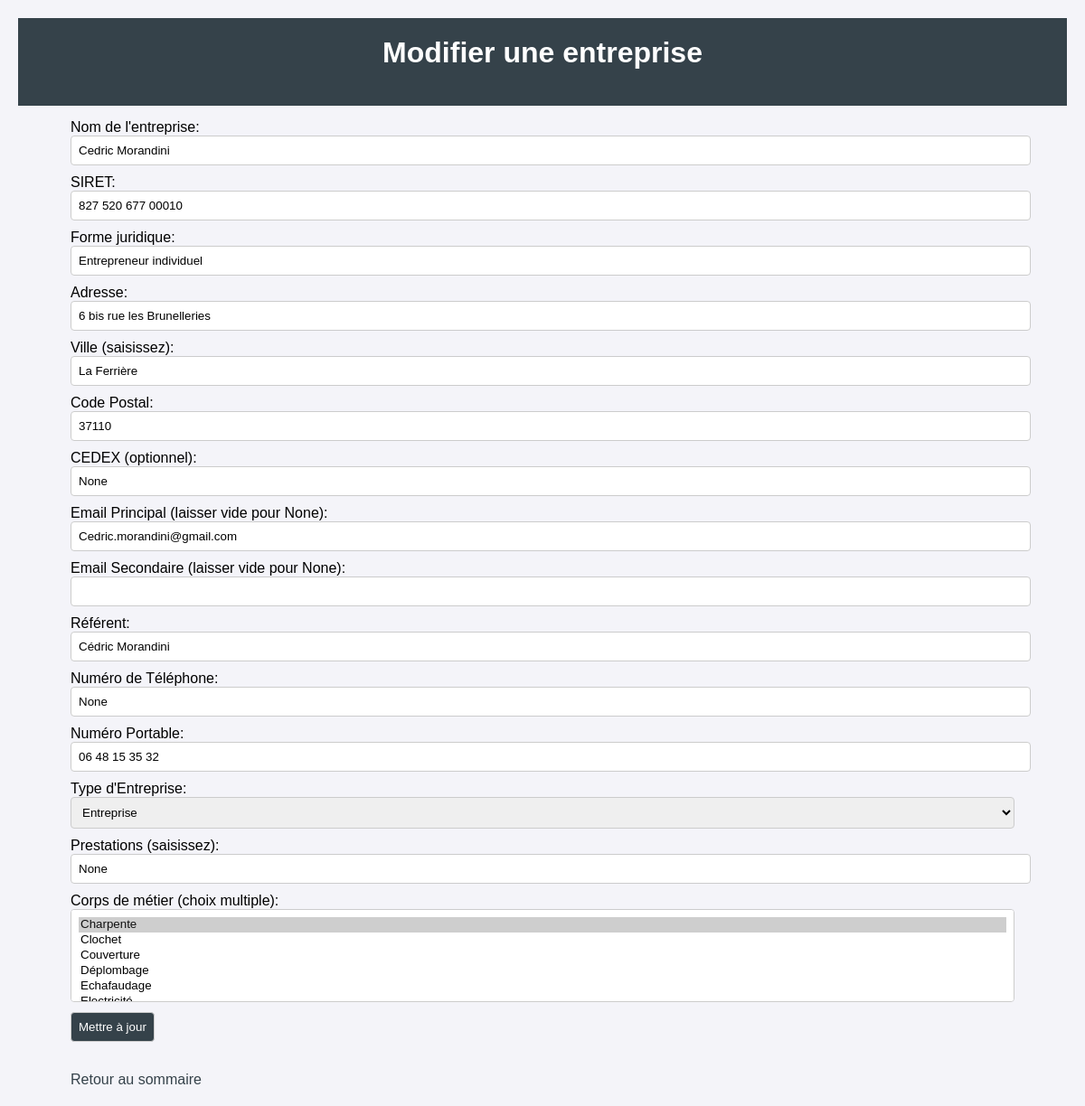
/entreprise/edit/1, run on the app's committed database.
### tables this page shows
CREATE TABLE entreprise (
    id_entreprise INTEGER PRIMARY KEY AUTOINCREMENT,
    nom_entreprise TEXT NOT NULL,
    siret TEXT NOT NULL UNIQUE,
    adresse TEXT NOT NULL,  -- Regroupe rue + numéro
    id_ville INTEGER NOT NULL,  -- L’entreprise est rattachée à une ville
    id_cp INTEGER,  -- Le code postal de référence (optionnel si CEDEX utilisé)
    id_cedex INTEGER,  -- Si l'entreprise est en CEDEX
    email_principal TEXT UNIQUE,
    email_secondaire TEXT,
    referent TEXT,
    numero_telephone TEXT,
    numero_portable TEXT,
    id_type_entreprise INTEGER NOT NULL,
    prestations TEXT, forme_juridique VARCHAR(50),
    FOREIGN KEY (id_ville) REFERENCES villes(id_ville) ON DELETE CASCADE,
    FOREIGN KEY (id_cp) REFERENCES code_postal(id_cp) ON DELETE CASCADE,
    FOREIGN KEY (id_cedex) REFERENCES cedex(id_cedex) ON DELETE CASCADE,
    FOREIGN KEY (id_type_entreprise) REFERENCES type_entreprise(id_type_entreprise) ON DELETE CASCADE
);

CREATE TABLE villes (
    id_ville INTEGER PRIMARY KEY AUTOINCREMENT,
    nom_ville TEXT NOT NULL
);

CREATE TABLE code_postal (
    id_cp INTEGER PRIMARY KEY AUTOINCREMENT,
    code_postal TEXT NOT NULL UNIQUE
);

CREATE TABLE type_entreprise (
    id_type_entreprise INTEGER PRIMARY KEY AUTOINCREMENT,
    nom_type_entreprise TEXT UNIQUE NOT NULL
);

### routes/entreprise.py (the view, shortened to what this page needs)
@entreprise.route('/edit/<int:enterprise_id>', methods=['GET', 'POST'])
def edit_enterprise(enterprise_id):
    enterprise = get_enterprise(enterprise_id)
    if not enterprise:
        flash("Entreprise non trouvée!")
        return redirect(url_for('main.index'))
    conn = get_db()
    cursor = conn.cursor()
    try:
        cursor.execute("SELECT nom_ville FROM villes WHERE id_ville = ?", (enterprise['id_ville'],))
        ville_row = cursor.fetchone()
        if ville_row:
            ville_nom = ville_row['nom_ville']
        else:
            ville_nom = ""
        cursor.execute("SELECT code_postal FROM code_postal WHERE id_cp = ?", (enterprise['id_cp'],))
        cp_row = cursor.fetchone()
        if cp_row:
            code_postal = cp_row['code_postal']
        else:
            code_postal = ""
    finally:
        close_db(conn)
    current_cm = get_enterprise_corps_metiers(enterprise_id)
    villes = get_villes()
    types = get_types_entreprise()
    corps_metiers = get_corps_metiers()
    prestations_list = get_prestations()
    return render_template('edit_enterprise.html',
                          enterprise=enterprise,
                          villes=villes,
                          types=types,
                          corps_metiers=corps_metiers,
                          prestations_list=prestations_list,
                          current_cm=current_cm,
                          ville_nom=ville_nom,
                          code_postal=code_postal)

### database.py (called while the page is built)
def get_db():
    conn = sqlite3.connect(DATABASE)
    conn.row_factory = sqlite3.Row  # Pour accéder aux colonnes par nom
    return conn

### models/entreprise.py (called while the page is built)
def get_types_entreprise():
    conn = get_db()
    cursor = conn.cursor()
    try:
        cursor.execute("SELECT id_type_entreprise, nom_type_entreprise FROM type_entreprise ORDER BY nom_type_entreprise")
        return cursor.fetchall()
    finally:
        close_db(conn)

def get_corps_metiers():
    conn = get_db()
    cursor = conn.cursor()
    try:
        cursor.execute("SELECT id_corps_metier, nom_corps_metier FROM corps_metier ORDER BY nom_corps_metier")
        return cursor.fetchall()
    finally:
        close_db(conn)

def get_villes():
    conn = get_db()
    cursor = conn.cursor()
    try:
        cursor.execute("SELECT DISTINCT nom_ville FROM villes ORDER BY nom_ville")
        return [row["nom_ville"] for row in cursor.fetchall()]
    finally:
        close_db(conn)

def get_prestations():
    conn = get_db()
    cursor = conn.cursor()
    try:
        cursor.execute("SELECT DISTINCT prestations FROM entreprise WHERE prestations IS NOT NULL AND prestations <> '' ORDER BY prestations")
        return [row["prestations"] for row in cursor.fetchall()]
    finally:
        close_db(conn)

def get_enterprise(enterprise_id):
    conn = get_db()
    cursor = conn.cursor()
    try:
        cursor.execute("SELECT * FROM entreprise WHERE id_entreprise = ?", (enterprise_id,))
        return cursor.fetchone()
    finally:
        close_db(conn)

def get_enterprise_corps_metiers(enterprise_id):
    conn = get_db()
    cursor = conn.cursor()
    try:
        cursor.execute("SELECT id_corps_metier FROM entreprise_corps_metier WHERE id_entreprise = ?", (enterprise_id,))
        return [str(row["id_corps_metier"]) for row in cursor.fetchall()]
    finally:
        close_db(conn)

### templates/edit_enterprise.html (shortened to what this page needs)
{% extends "base.html" %}
{% block header %}Modifier une entreprise{% endblock %}
{% block content %}
<form method="post">
  <label>Nom de l'entreprise:</label>
  <input type="text" name="nom_entreprise" value="{{ enterprise['nom_entreprise'] }}" required>
  <label>SIRET:</label>
  <input type="text" name="siret" value="{{ enterprise['siret'] }}">
  <label>Forme juridique:</label>
  <input type="text" name="forme_juridique" value="{{ enterprise['forme_juridique'] or '' }}" placeholder="SARL, SAS, SA, EURL, etc.">
  <label>Adresse:</label>
  <input type="text" name="adresse" value="{{ enterprise['adresse'] }}">
  <label>Ville (saisissez):</label>
  <input type="text" name="ville" list="villes" value="{{ ville_nom }}">
  <label>Code Postal:</label>
  <input type="text" name="id_cp" value="{{ code_postal }}">
  <label>CEDEX (optionnel):</label>
  <input type="text" name="id_cedex" value="{{ enterprise['id_cedex'] }}">
  <label>Email Principal (laisser vide pour None):</label>
  <input type="email" name="email_principal" value="{{ enterprise['email_principal'] or '' }}">
  <label>Email Secondaire (laisser vide pour None):</label>
  <input type="email" name="email_secondaire" value="{{ enterprise['email_secondaire'] or '' }}">
  <label>Référent:</label>
  <input type="text" name="referent" value="{{ enterprise['referent'] }}">
  <label>Numéro de Téléphone:</label>
  <input type="text" name="numero_telephone" value="{{ enterprise['numero_telephone'] }}">
  <label>Numéro Portable:</label>
  <input type="text" name="numero_portable" value="{{ enterprise['numero_portable'] }}">
  <label>Type d'Entreprise:</label>
  <select name="id_type_entreprise">
    {% for t in types %}
      <option value="{{ t['id_type_entreprise'] }}"
        {% if t['id_type_entreprise'] == enterprise['id_type_entreprise'] %}selected{% endif %}>
        {{ t['nom_type_entreprise'] }}
      </option>
    {% endfor %}
  </select>
  <label>Prestations (saisissez):</label>
  <input type="text" name="prestations" list="prestations" value="{{ enterprise['prestations'] or '' }}">
  <label>Corps de métier (choix multiple):</label>
  <select name="corps_metier" multiple size="5">
    {% for cm in corps_metiers %}
      <option value="{{ cm['id_corps_metier'] }}"
        {% if cm['id_corps_metier']|string in current_cm %}selected{% endif %}>
        {{ cm['nom_corps_metier'] }}
      </option>
    {% endfor %}
  </select>
  <br>
  <input type="submit" value="Mettre à jour">
</form>
<br>
<a href="{{ url_for('main.index') }}" class="back-link">Retour au sommaire</a>
{% endblock %}

### static/css/main.css (style rules this page uses)
body { font-family: Arial, sans-serif; background-color: #f4f4f9; margin: 0; padding: 20px; }
form { margin-top: 15px; }
input[type="text"], input[type="email"], select { width: 100%; padding: 8px; margin-bottom: 10px; border: 1px solid #ccc; border-radius: 4px; }
input[type="submit"], button[type="submit"] { background: #35424a; color: #fff; padding: 10px 15px; border: none; border-radius: 4px; cursor: pointer; }
select, input[type="submit"] { padding: 8px; margin-right: 10px; border: 1px solid #ccc; border-radius: 4px; }
a { color: #35424a; text-decoration: none; }
.back-link { display: inline-block; margin-top: 15px; }

### data on the page
entreprise: nom_entreprise "Cedric Morandini", siret "827 520 677 00010", forme_juridique "Entrepreneur individuel", adresse "6 bis rue les Brunelleries", email_principal "Cedric.morandini@gmail.com", referent "Cédric Morandini", numero_telephone "None", numero_portable "06 48 15 35 32", id_type_entreprise "Entreprise", prestations "None"
villes: ville "La Ferrière"
code_postal: id_cp "37110"

### other printed values
form field corps_metier "Charpente ☑ / Clochet / Couverture / Déplombage / Echafaudage"
